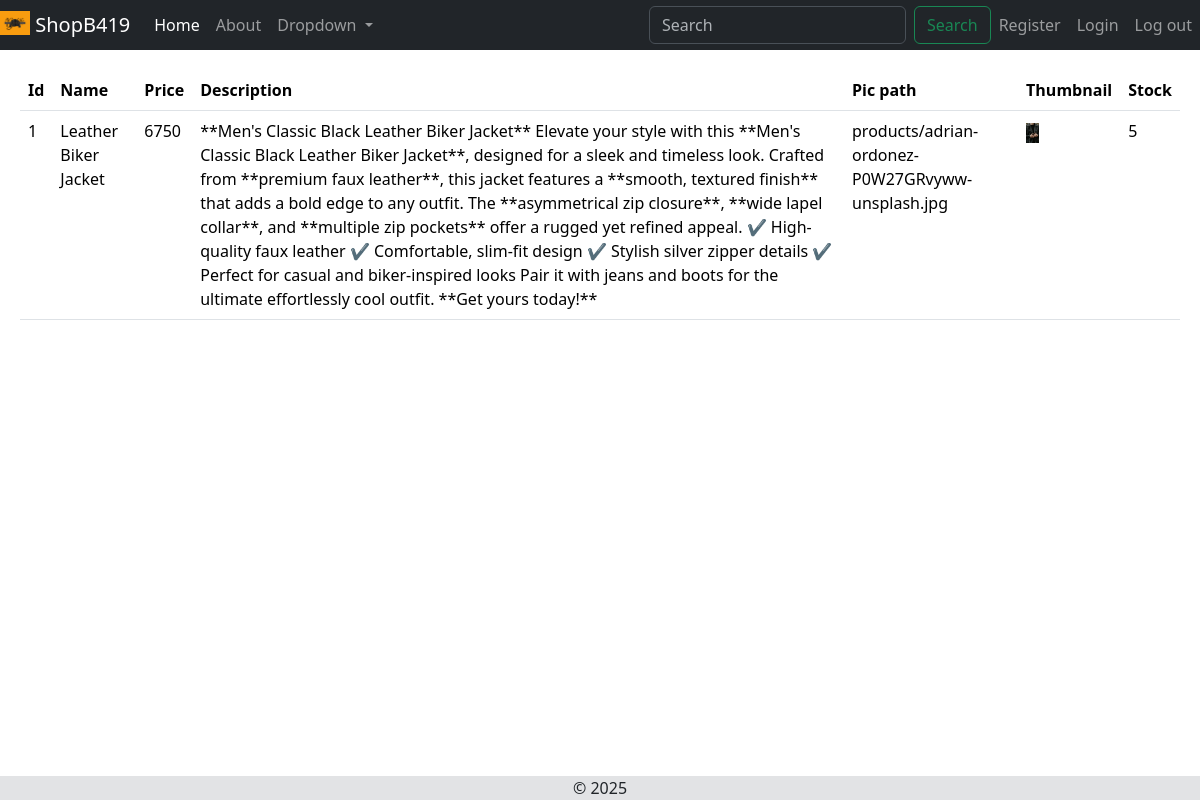
The page / on the database its author committed.
### mainapp/models.py (models this page shows)
class Product(models.Model):
    name = models.CharField(max_length=100)
    price = models.PositiveIntegerField(null=False)
    desc = models.TextField()
    pic = models.ImageField(upload_to='products/',null=False)
    stock = models.PositiveIntegerField(default=1)

### mainapp/views.py (the view)
# urls.py: path("",views.homeView,name='homepage'), #this is the path to the home page
def homeView(request):
    products = Product.objects.all()
    context = {
        'product_list': products, #the key we create here,
        'current_page': 'home'
    }
    template = loader.get_template('home.html')
    return HttpResponse(template.render(context, request))

### mainapp/templates/home.html (shortened to what this page needs)
{% extends 'base.html' %}
{% load static %}
{% block content %}
    <div class="container-fluid">
        <table class="table">
            <thead>
                <th>Id</th>
                <th>Name</th>
                <th>Price</th>
                <th>Description</th>
                <th>Pic path</th>
                <th>Thumbnail</th>
                <th>Stock</th>
            </thead>
            {% for product in product_list %}
                <tr>
                    <td>{{product.id}}</td>
                    <td>{{product.name}}</td>
                    <td>{{product.price}}</td>
                    <td>{{product.desc}}</td>
                    <td>{{product.pic}}</td>
                    <td><img src = "{{product.pic}}" height="20px" alt="image not found"></td>
                    <td>{{product.stock}}</td>
                </tr>
            {%endfor%}
        </table>
    </div>
{% endblock %}

### static/css/style.css (style rules this page uses)
* { padding: 0; margin: 0; box-sizing: border-box; }
.container-fluid { padding: 0; }

### rows shown on the page
Product: id "1", name "Leather Biker Jacket", price "6750", desc "**Men's Classic Black Leather Biker Jacket** Elevate your style with this **Men's Classic Black Leather Biker Jacket**, designed for a sleek and timeless look. Crafted from **premium faux leather**, this jacket features a **smooth, textured finish** that adds a bold edge to any outfit. The **asymmetrical zip closure**, **wide lapel collar**, and **multiple zip pockets** offer a rugged yet refined appeal. ✔ High-quality faux leather ✔ Comfortable, slim-fit design ✔ Stylish silver zipper details ✔ Perfect for casual and biker-inspired looks Pair it with jeans and boots for the ultimate effortlessly cool outfit. **Get yours today!**", pic "products/adrian-ordonez-P0W27GRvyww-unsplash.jpg", pic (picture), stock "5"
